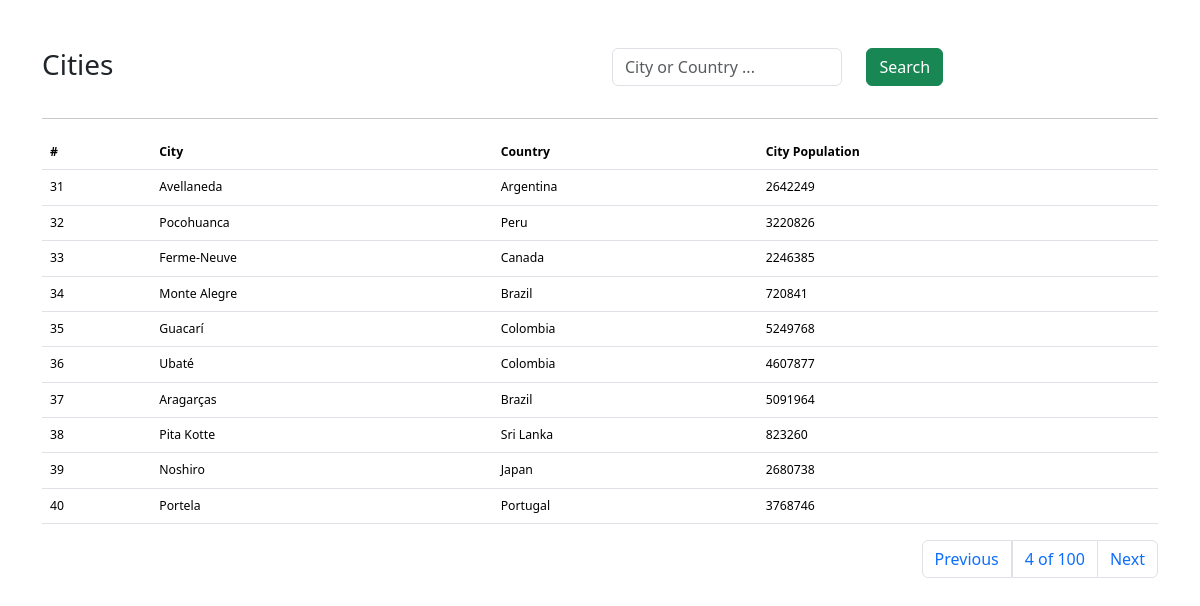
/?page=4, run on the app's committed database.
### searchapp/models.py (models this page shows, shortened)
class City(models.Model):
    name = models.CharField(max_length=255)
    country = models.CharField(max_length=255)
    city_population = models.IntegerField(default=0)

### searchapp/views.py (the view)
# urls.py: path("", search_and_results, name="search"),
def search_and_results(request):
    cities_count = City.objects.first()
    if not cities_count:
        try:
            load_cities_data()
        except Exception as e:
            raise e
    cities = City.objects.all()
    if request.method == "POST":
        search_value = request.POST.get("search")
        cities = City.objects.filter(
            Q(name__icontains=search_value) |
            Q(country__icontains=search_value)
        )
    paginator = Paginator(cities, 10)
    page_number = request.GET.get("page")
    page_obj = paginator.get_page(page_number)
    context = {
        "cities": cities,
        "page_obj": page_obj
    }
    return render(request, "search_and_results.html", context)

### templates/search_and_results.html (shortened to what this page needs)
<!doctype html>
<html lang="en">
  <head>
    <link href="https://cdn.jsdelivr.net/npm/bootstrap@5.3.2/dist/css/bootstrap.min.css" rel="stylesheet">
  </head>
  <body>
    <div class="container mt-5">
      <div class="row">
        <div class="col">
          <h3>Cities</h3>
        </div>
        <div class="col">
          <form method="POST">
            <div class="input-group mb-3">
              <div class="row">
                <div class="col-8">
                  <input type="text" class="form-control" id="search" name="search" placeholder="City or Country ..." >
                </div>
                <div class="col-4">
                  <button class="btn btn-success">Search</button>
                </div>
              </div>
            </div>
          </form>
        </div>
      </div>
      <hr/>
        <div class="row">
            <div class="col">
              <div class="table-responsive small">
                <table class="table small">
                    <thead>
                      <tr>
                        <th scope="col">#</th>
                        <th scope="col">City</th>
                        <th scope="col">Country</th>
                        <th scope="col">City Population</th>
                      </tr>
                    </thead>
                    <tbody>
                      {% for city in page_obj %}
                      <tr>
                        <td>{{city.id}}</td>
                        <td>{{city.name}}</td>
                        <td>{{city.country}}</td>
                        <td>{{city.city_population}}</td>
                      </tr>
                      {% endfor %}
                    </tbody>
                  </table>
                </div>
                  <div>
                    <nav aria-label="Page navigation example">
                      <ul class="pagination justify-content-end">
                        {% if page_obj.has_previous %}
                          <li class="page-item"><a class="page-link" href="?page={{ page_obj.previous_page_number }}">Previous</a></li>
                        {% endif %}
                        <a class="page-link" href="#">{{ page_obj.number }} of {{ page_obj.paginator.num_pages }}</a>
                        {% if page_obj.has_next %}
                        <li class="page-item"><a class="page-link" href="?page={{ page_obj.next_page_number }}">Next</a></li>
                        {% endif %}
                      </ul>
                    </nav>
                  </div>
            </div>
        </div>
    </div>
  </body>
</html>

### data on the page
City: id "31", name "Avellaneda", country "Argentina", city_population "2642249"
City: id "32", name "Pocohuanca", country "Peru", city_population "3220826"
City: id "33", name "Ferme-Neuve", country "Canada", city_population "2246385"
City: id "34", name "Monte Alegre", country "Brazil", city_population "720841"
City: id "35", name "Guacarí", country "Colombia", city_population "5249768"
City: id "36", name "Ubaté", country "Colombia", city_population "4607877"
City: id "37", name "Aragarças", country "Brazil", city_population "5091964"
City: id "38", name "Pita Kotte", country "Sri Lanka", city_population "823260"
City: id "39", name "Noshiro", country "Japan", city_population "2680738"
City: id "40", name "Portela", country "Portugal", city_population "3768746"

### other printed values
{{ page_obj.number }} "4"
{{ page_obj.paginator.num_pages }} "100"
